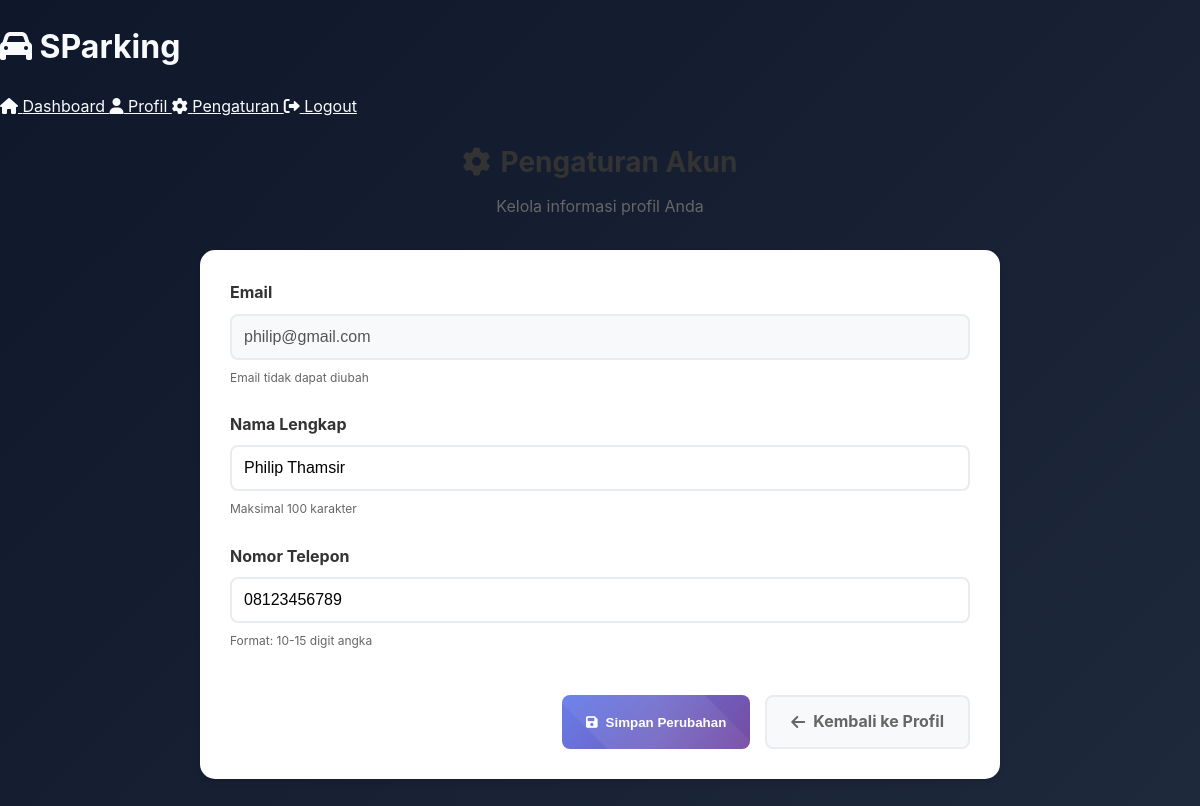
/settings (signed in), run on the app's committed database.
### tables this page shows
CREATE TABLE users (
    email TEXT PRIMARY KEY,
    password TEXT NOT NULL,
    saldo INTEGER DEFAULT 0
, is_admin INTEGER DEFAULT 0, membership_rank TEXT DEFAULT 'Bronze', points INTEGER DEFAULT 0, full_name TEXT, phone TEXT, profile_image TEXT, phone_number TEXT, profile_picture TEXT);

### app.py (the view, shortened to what this page needs)
@app.route('/settings')
def settings():
    if 'user' not in session:
        return redirect(url_for('home'))
    user_email = session['user']
    conn = sqlite3.connect('sparking.db')
    c = conn.cursor()
    c.execute("""
        SELECT email, full_name, phone_number, profile_picture
        FROM users WHERE email=?
    """, (user_email,))
    user_data = c.fetchone()
    conn.close()
    if user_data:
        user_info = {
            'email': user_data[0],
            'full_name': user_data[1] if user_data[1] else '',
            'phone_number': user_data[2] if user_data[2] else '',
            'profile_picture': user_data[3] if user_data[3] else '/static/images/default-avatar.png'
        }
    return render_template('settings.html', user_info=user_info)

### templates/settings.html (shortened to what this page needs)
<!DOCTYPE html>
<html lang="id">
<head>
    <link rel="stylesheet" href="{{ url_for('static', filename='css/style.css') }}">
    <link href="https://cdnjs.cloudflare.com/ajax/libs/font-awesome/6.0.0/css/all.min.css" rel="stylesheet">
</head>
<body>
    <div class="container">
        <header class="header">
            <div class="header-content">
                <h1><i class="fas fa-car"></i> SParking</h1>
                <nav class="nav">
                    <a href="{{ url_for('dashboard') }}" class="nav-link">
                        <i class="fas fa-home"></i> Dashboard
                    </a>
                    <a href="{{ url_for('profile') }}" class="nav-link">
                        <i class="fas fa-user"></i> Profil
                    </a>
                    <a href="{{ url_for('settings') }}" class="nav-link active">
                        <i class="fas fa-cog"></i> Pengaturan
                    </a>
                    <a href="{{ url_for('logout') }}" class="nav-link">
                        <i class="fas fa-sign-out-alt"></i> Logout
                    </a>
                </nav>
            </div>
        </header>
        <main class="main-content">
            <div class="settings-container">
                <div class="settings-header">
                    <h2><i class="fas fa-cog"></i> Pengaturan Akun</h2>
                    <p>Kelola informasi profil Anda</p>
                </div>
                <div class="settings-content">
                    <form id="profileForm" class="settings-form">
                        <div class="form-group">
                            <label for="email">Email</label>
                            <input type="email" id="email" value="{{ user_info.email }}" disabled>
                            <small>Email tidak dapat diubah</small>
                        </div>
                        <div class="form-group">
                            <label for="fullName">Nama Lengkap</label>
                            <input type="text" id="fullName" name="full_name" value="{{ user_info.full_name }}" maxlength="100" placeholder="Masukkan nama lengkap">
                            <small>Maksimal 100 karakter</small>
                        </div>
                        <div class="form-group">
                            <label for="phoneNumber">Nomor Telepon</label>
                            <input type="tel" id="phoneNumber" name="phone_number" value="{{ user_info.phone_number }}" pattern="[0-9]{10,15}" placeholder="Masukkan nomor telepon">
                            <small>Format: 10-15 digit angka</small>
                        </div>
                        <div class="form-actions">
                            <button type="submit" class="btn btn-primary">
                                <i class="fas fa-save"></i> Simpan Perubahan
                            </button>
                            <a href="{{ url_for('profile') }}" class="btn btn-secondary">
                                <i class="fas fa-arrow-left"></i> Kembali ke Profil
                            </a>
                        </div>
                    </form>
                </div>
            </div>
        </main>
    </div>
</body>
</html>

### static/css/style.css (style rules this page uses)
:root { --color-primary: #6366f1; --color-primary-dark: #4f46e5; --color-secondary: #8b5cf6; --color-background: #0f172a; --color-text: #f8fafc; --color-text-muted: #94a3b8; --color-card-bg: rgba(255, 255, 255, 0.05); --color-card-border: rgba(255, 255, 255, 0.1); --color-glass: rgba(255, 255, 255, 0.1); --color-glass-border: rgba(255, 255, 255, 0.05); --gradient-primary: linear-gradient(135deg, var(--color-primary), var(--color-secondary)); --gradient-background: linear-gradient(135deg, #0f172a 0%, #1e293b 100%); --shadow-sm: 0 2px 4px rgba(0, 0, 0, 0.1); --shadow-lg: 0 10px 30px -10px rgba(0, 0, 0, 0.3); --font-sans: 'Inter', system-ui, -apple-system, sans-serif; }
html { scroll-behavior: smooth; }
body { font-family: var(--font-sans); background: var(--gradient-background); color: var(--color-text); margin: 0; min-height: 100vh; line-height: 1.6; }
.btn { padding: 1rem 2rem; border-radius: 0.75rem; font-weight: 600; transition: all 0.3s ease; border: none; position: relative; overflow: hidden; }
.btn-primary { background: var(--gradient-primary); color: white; }
.btn-primary::after { content: ''; position: absolute; top: -50%; left: -50%; width: 200%; height: 200%; background: linear-gradient(45deg, transparent, rgba(255,255,255,0.1), transparent); transform: rotate(45deg); animation: shimmer 3s infinite; }
.nav-link { color: var(--color-text) !important; }
.container { z-index: 1 !important; position: relative; }

### templates/settings.html (style rules this page uses)
.settings-container { max-width: 800px; margin: 0 auto; padding: 20px; }
.settings-header { margin-bottom: 30px; text-align: center; }
.settings-header h2 { margin: 0 0 10px 0; color: #333; font-size: 28px; display: flex; align-items: center; justify-content: center; gap: 10px; }
.settings-header p { color: #666; margin: 0; }
.settings-content { background: white; padding: 30px; border-radius: 15px; box-shadow: 0 4px 6px rgba(0, 0, 0, 0.1); }
.settings-form { display: flex; flex-direction: column; gap: 25px; }
.form-group { display: flex; flex-direction: column; gap: 8px; }
.form-group label { font-weight: bold; color: #333; }
.form-group input { padding: 12px; border: 2px solid #e9ecef; border-radius: 8px; font-size: 16px; transition: border-color 0.3s ease; }
.form-group input:disabled { background: #f8f9fa; cursor: not-allowed; }
.form-group small { color: #666; font-size: 12px; }
.form-actions { display: flex; gap: 15px; justify-content: flex-end; margin-top: 20px; }
.btn { padding: 12px 24px; border-radius: 8px; font-weight: bold; display: inline-flex; align-items: center; gap: 8px; transition: all 0.3s ease; border: none; cursor: pointer; text-decoration: none; }
.btn-primary { background: linear-gradient(135deg, #667eea 0%, #764ba2 100%); color: white; }
.btn-secondary { background: #f8f9fa; color: #666; border: 2px solid #e9ecef; }

### data on the page
users: email "philip@gmail.com", full_name "Philip Thamsir", phone_number "08123456789"
